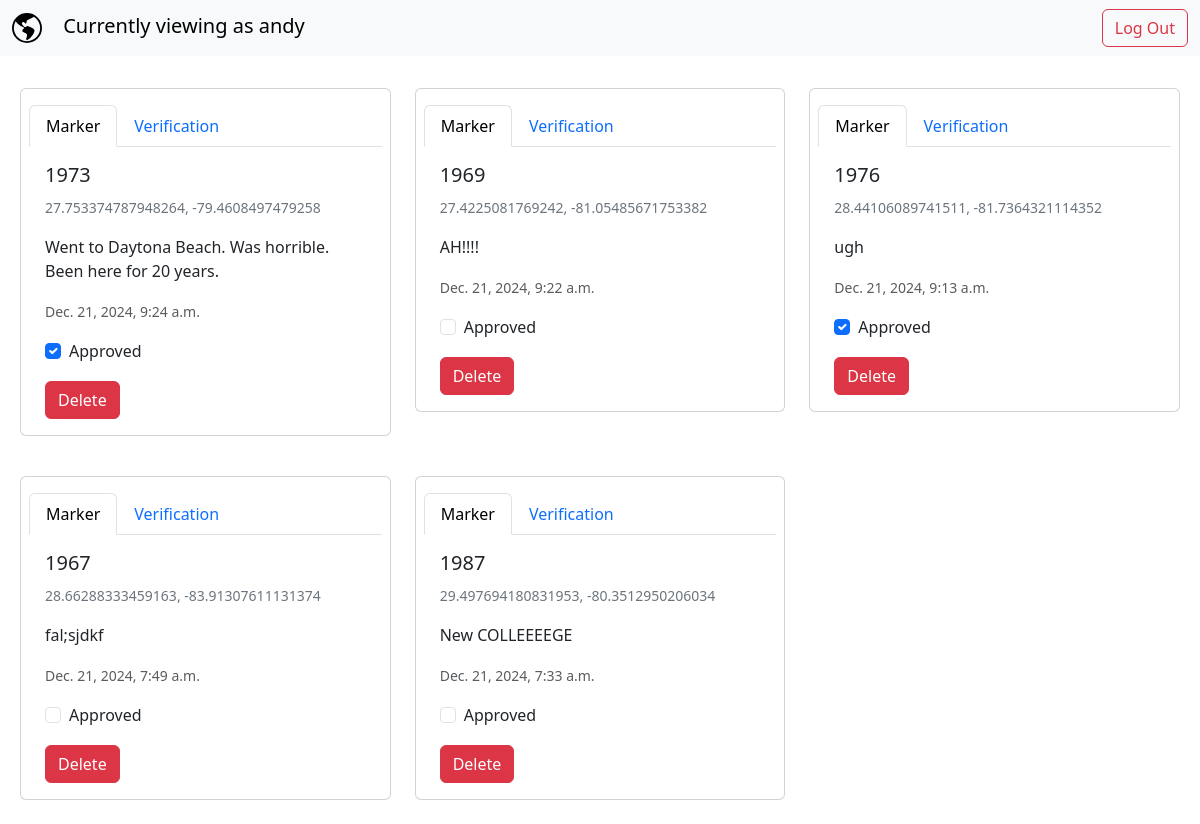
The page /modpanel/ (signed in) on the database as committed earlier.
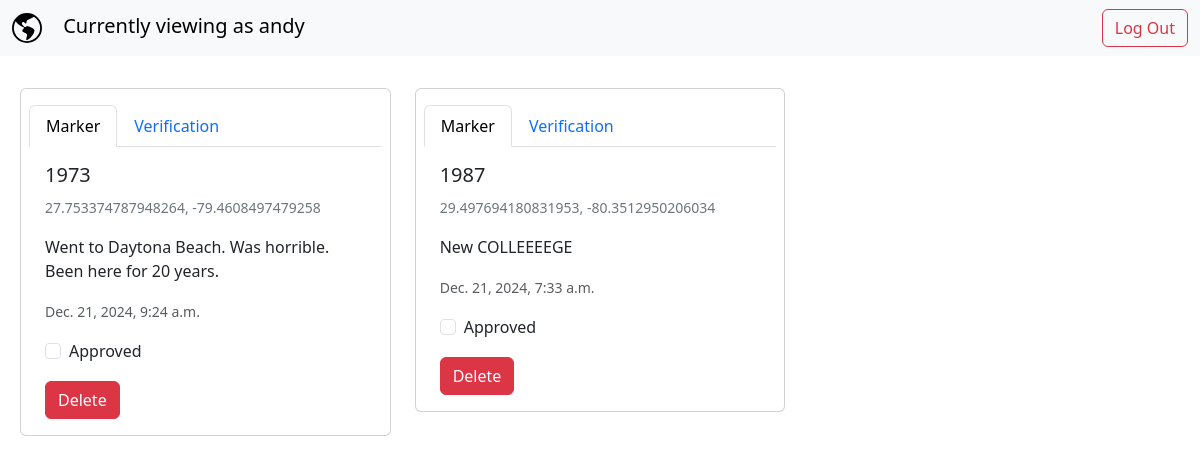
The same page on the database as committed later.
### map/models.py (models this page shows, shortened)
class Markers(models.Model):
    latitude = models.FloatField(null=False)
    longitude = models.FloatField(null=False)
    fromyear = models.SmallIntegerField(null=True)
    geojson_data = models.JSONField(default=list, null=False)
    storytext = models.CharField(max_length=350, null=False)
    date_posted = models.DateTimeField(auto_now_add=True)
    approved = models.BooleanField(default=False)
    verification = models.OneToOneField(Verification, on_delete=models.SET_NULL, null=True, blank=True)
    class Meta:
        ordering = ['-date_posted'] #order by most recent
        constraints = [UniqueConstraint(fields=['fromyear', 'storytext'], name='unique_story')] #prevent duplicate fromyear and storytext

### moderation/views.py (the view)
# urls.py: path('', views.ModerationPanel.as_view(), name='moderation-panel'),
class ModerationPanel(APIView):
    renderer_classes = [TemplateHTMLRenderer]
    permission_classes = [IsAuthenticated]
    template_name = 'moderation.html'
    def get(self, request):
        markers = Markers.objects.all().order_by('-date_posted')
        return Response({'markers': markers})

### moderation/templates/moderation.html (shortened to what this page needs)
<!DOCTYPE html>
<html lang="en">
<head>
    <link href="https://cdn.jsdelivr.net/npm/bootstrap@5.3.3/dist/css/bootstrap.min.css" rel="stylesheet">
    {% load static %}
</head>
<body>
    <nav class="navbar bg-body-tertiary">
        <div class="container-fluid">
        <span class="navbar-brand mb-0 h1">
            <a class="navbar-brand" href="{% url 'map' %}">
            </a>
            Currently viewing as {{request.user}}
        </span>
            <div class="d-flex">
                <form method="post" action="{% url 'logout' %}">
                    <button class="btn btn-outline-danger" type="submit">Log Out</button>
                </form>
            </div>
        </div>
    </nav>
    {% if markers %}
    <div class="row row-cols-1 row-cols-md-3 g-4 m-2">
        {% for marker in markers %}
        <div class="col">
            <div class="card mb-3" id="card-{{ marker.id }}" data-marker-id="{{ marker.id }}">
                <nav>
                    <div class="nav nav-tabs mt-3 mx-2" id="nav-tab" role="tablist">
                      <button class="nav-link active" id="nav-marker-tab" data-bs-toggle="tab" data-bs-target="#nav-marker-{{marker.id}}" type="button" role="tab" aria-controls="nav-marker" aria-selected="true">Marker</button>
                      <button class="nav-link" id="nav-verif-tab" data-bs-toggle="tab" data-bs-target="#nav-verif-{{marker.id}}" type="button" role="tab" aria-controls="nav-verif" aria-selected="false">Verification</button>
                    </div>
                  </nav>
                  <div class="tab-content mx-2" id="nav-tabContent">
                    <div class="tab-pane fade show active" id="nav-marker-{{ marker.id }}" role="tabpanel" aria-labelledby="nav-marker-tab" tabindex="0">
                        <div class="card-body">
                            <h5 class="card-title">{{ marker.fromyear }}</h5>
                            <p class="card-text"><small class="text-secondary">{{ marker.latitude }}, {{ marker.longitude }}</small></p>
                            <p class="card-text">{{ marker.storytext }}</p>
                            <p class="card-text"><small class="text-body-secondary">{{ marker.date_posted }}</small></p>
                            <div class="form-check">
                                <input
                                    class="form-check-input"
                                    type="checkbox"
                                    id="flexCheckDefault-{{ marker.id }}"
                                    name="{% url 'marker-update-view' marker.id %}"
                                    {% if marker.approved %} checked {% endif %}
                                >
                                <label class="form-check-label" for="flexCheckDefault-{{ marker.id }}">
                                    Approved
                                </label>
                            </div>
                            <button type="button" class="btn btn-danger mt-3" data-bs-toggle="modal" data-bs-target="#{{ marker.id }}-deleteModal">
                                Delete
                            </button>
                        </div>
                    </div>
                  </div>
            </div>
        </div>
        {% endfor %}
    </div>
    {% else %}
        <p class="text-center m-4">No markers at the moment.</p>
    {% endif %}
</body>

Rows that differ between the two databases and show on the page:
removed Markers: fromyear "1969", latitude "27.4225081769242", longitude "-81.05485671753382", storytext "AH!!!!", date_posted "Dec. 21, 2024, 9:22 a.m."
removed Markers: fromyear "1976", latitude "28.44106089741511", longitude "-81.7364321114352", storytext "ugh", date_posted "Dec. 21, 2024, 9:13 a.m.", approved "☑"
removed Markers: fromyear "1967", latitude "28.66288333459163", longitude "-83.91307611131374", storytext "fal;sjdkf", date_posted "Dec. 21, 2024, 7:49 a.m."
changed Markers "Went to Daytona Beach. Was horrible. Been here for 20 years.": approved "☑" → "☐"
